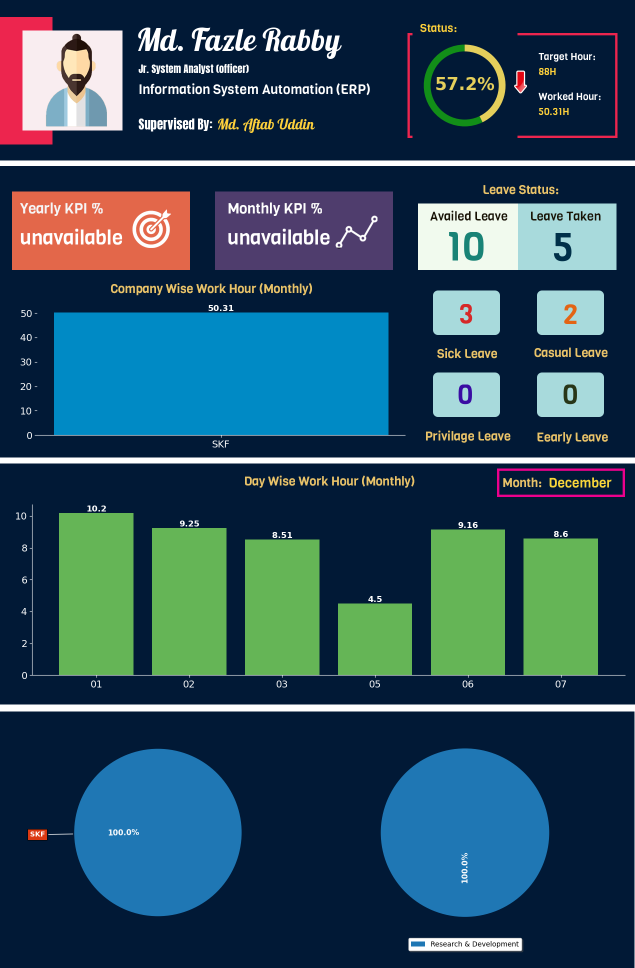
#> input picture images/marge_all.png, 1270 x 1935 px (shown at 1/2 size)
$ python text_on_final_picture_output.py
#> lines starting #> are read from the running program, lines starting #| are printed output that depends on the picture
from PIL import Image, ImageDraw, ImageFont, ImageFilter

img = Image.open("./images/marge_all.png")
#> img is the input picture: PIL image 1270x1935 RGB; mean R, G, B 42.9, 77.4, 94

brand1_name = ImageDraw.Draw(img)

font2 = ImageFont.truetype("./fonts/Viga-Regular.ttf", 24, encoding="unic")

brand1_name.text((120, 1440),"Company wise Work Hour %(Monthly)" , (229,193,105), font=font2)
brand1_name.text((730, 1440), "Category wise Work Hour %(Monthly)", (229,193,105), font=font2)

img.save('./images/send_this_photo.png')
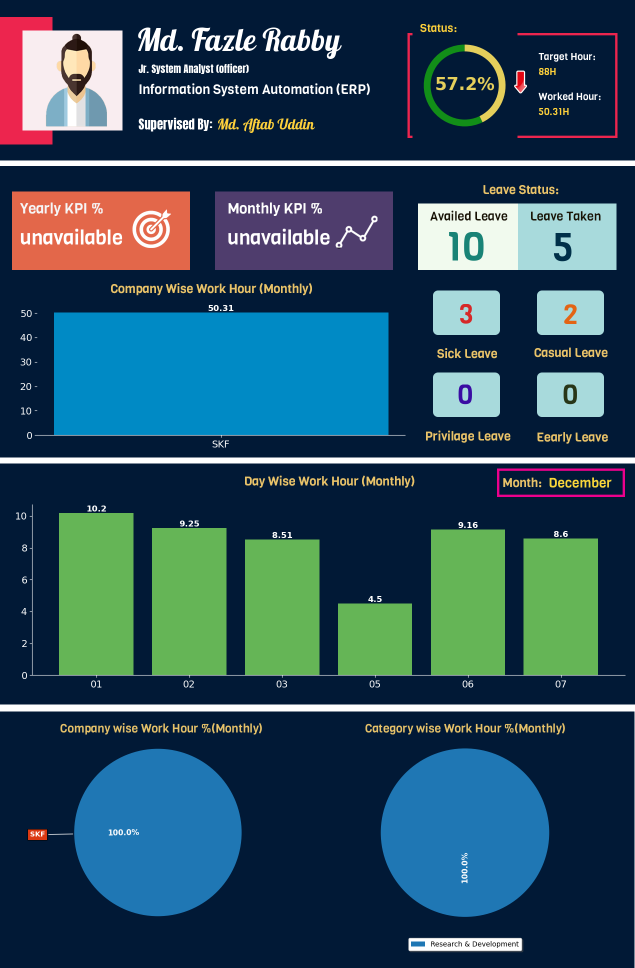
#> saved as send_this_photo.png: PIL image 1270x1935 RGB (shown at 1/2 size); mean R, G, B 43.4, 77.8, 94.1

$ run again, with images/portfolio.png copied over images/marge_all.png
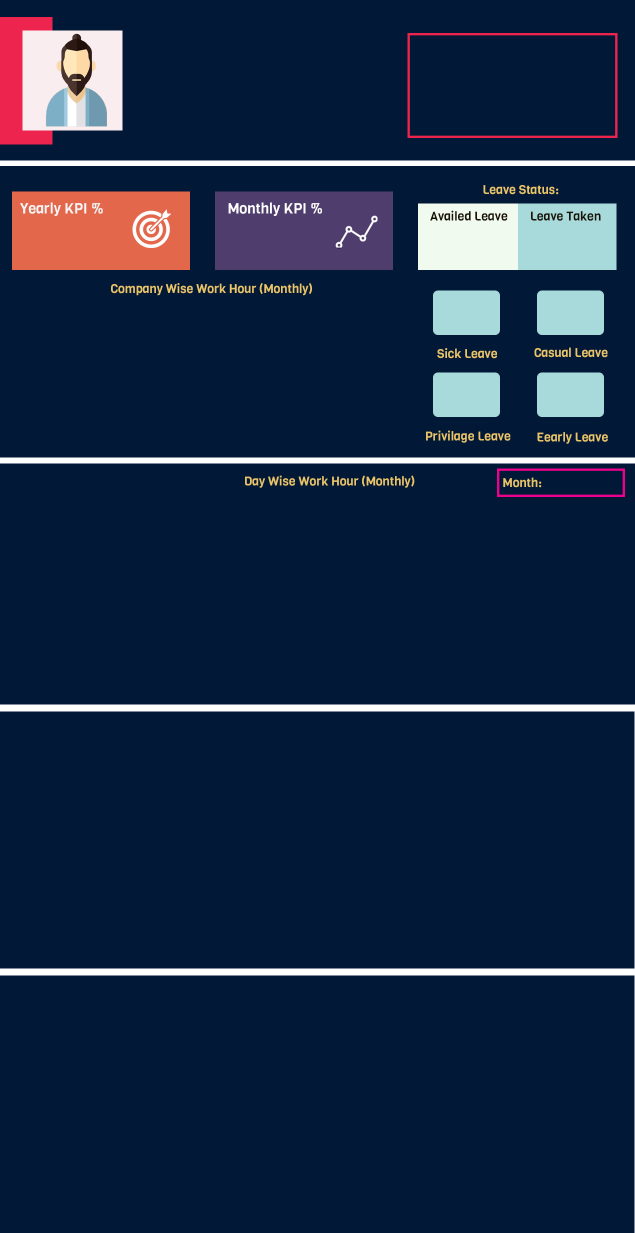
#> input picture images/portfolio.png, 1270 x 2465 px (shown at 1/2 size)
#> img is the input picture: PIL image 1270x2465 RGB; mean R, G, B 23.2, 41.6, 67.7
#> `img.save('./images/send_this_photo.png')`:
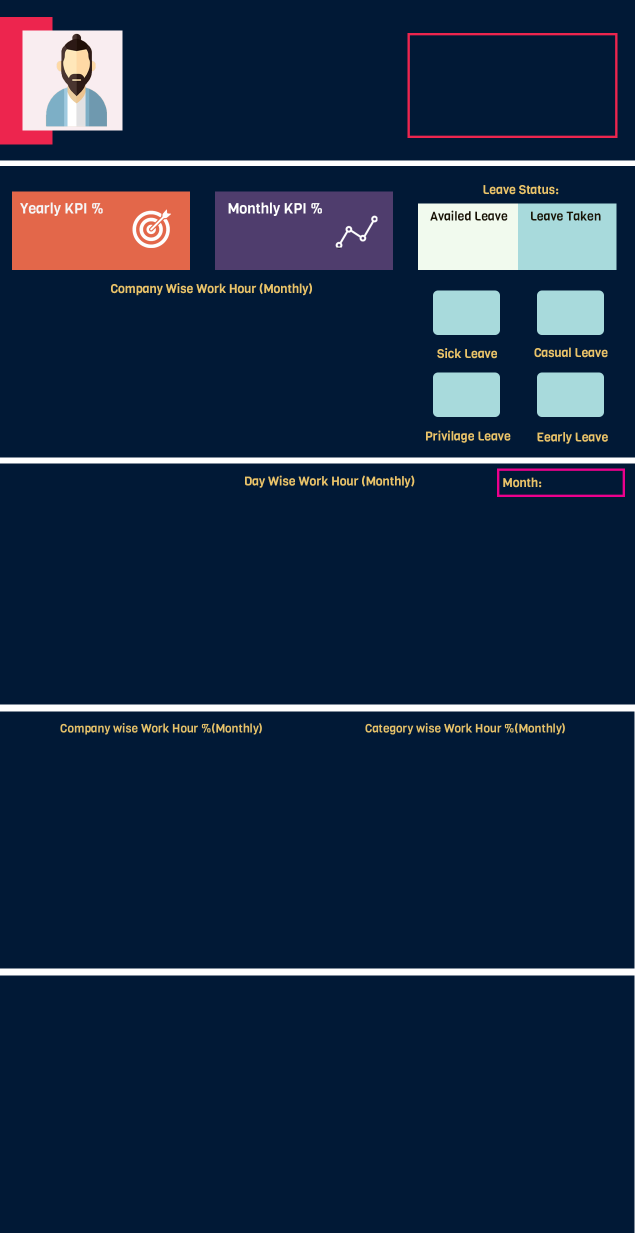
#> saved as send_this_photo.png: PIL image 1270x2465 RGB (shown at 1/2 size); mean R, G, B 23.7, 41.9, 67.8
